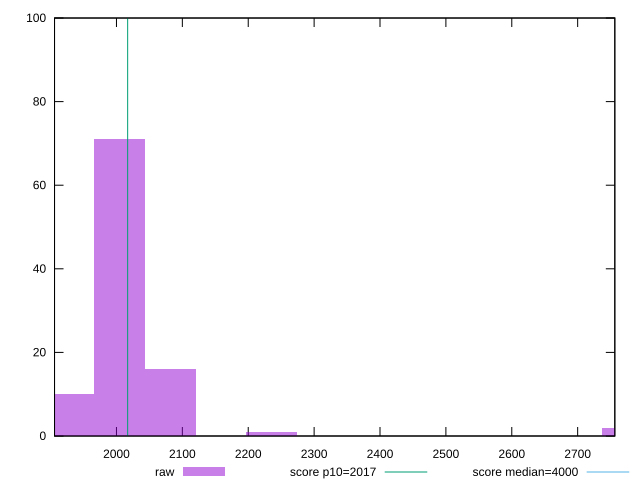

The script that saved this image:
reset

$raw <<EOF
2235.601556184978 1
1927.242720849119 10
2004.3324296830838 71
2775.2295180227316 2
2081.4221385170486 16
EOF

set key outside below
set boxwidth 77.08970883396476
set xrange [1906.012000000003:2756.391999999986]
set yrange [0:100]
set trange [0:100]
set style fill transparent solid 0.5 noborder

set parametric
set terminal svg size 640, 490 enhanced background rgb 'white'
set output "reports/report_00031_2021-02-24T23-18-18.084Z/mainthread-work-breakdown/samples/music/raw/histogram.svg"

plot $raw title "raw" with boxes, \
     2017,t title "score p10=2017", \
     4000,t title "score median=4000"

reset
